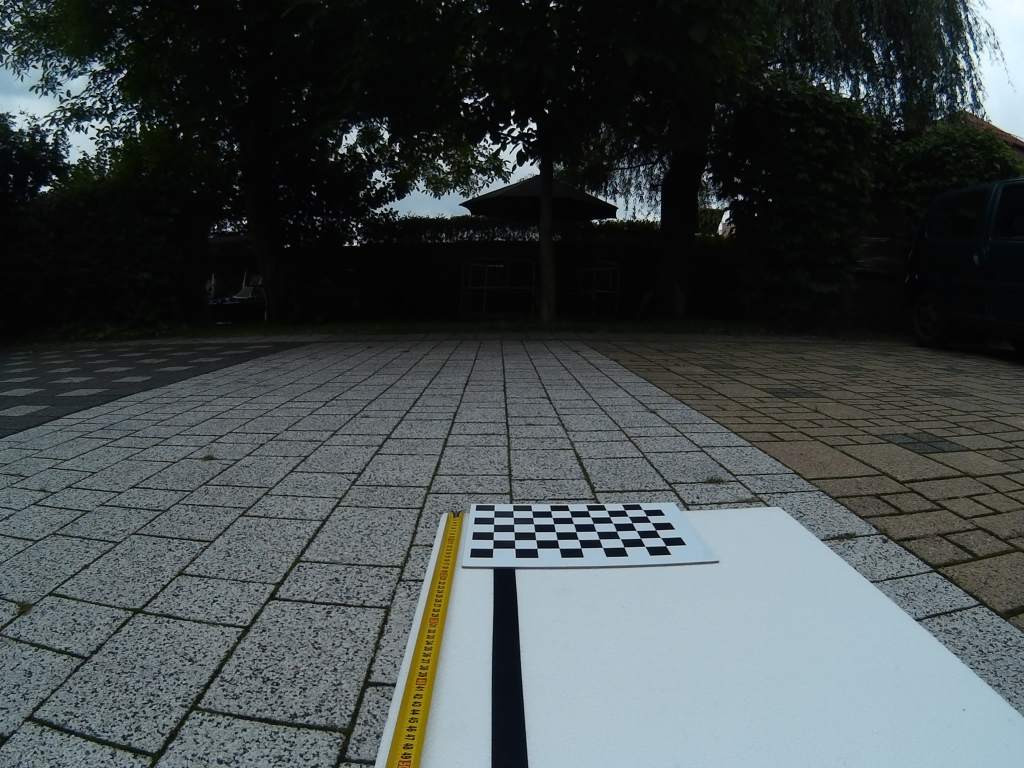
#> input picture openCV/single/HD_18_chess.JPG, 2048 x 1536 px (shown at 1/2 size)
$ python poseEstim.py   (Python 2 division)
#> lines starting #> are read from the running program, lines starting #| are printed output that depends on the picture; after the words box and inside, x2 and y2 are one past the last pixel; in counts of white or black regions, pixels touching at a corner belong together; long printed decimals are rounded
import cv2
import numpy as np
import glob
import math


with np.load('./output/camera_coeffs.npz') as X:
#> (reads openCV/output/camera_coeffs.npz from the repository)
	mtx, dist, _, _ = [X[i] for i in ('arr_0','arr_1','arr_2','arr_3')]

#print('camera matrix:',mtx)
#print('distortion coefficients:', dist)


# function for drawing 3D Axis
def draw(img, corners, imgpts):
	corner = tuple(corners[0].ravel())
	img = cv2.line(img, corner, tuple(imgpts[0].ravel()), (255,0,0), 5)
	img = cv2.line(img, corner, tuple(imgpts[1].ravel()), (0,255,0), 5)
	img = cv2.line(img, corner, tuple(imgpts[2].ravel()), (0,0,255), 5)
	return img


criteria = (cv2.TERM_CRITERIA_EPS + cv2.TERM_CRITERIA_MAX_ITER, 30, 0.001)
objp = np.zeros((6*9,3), np.float32)
objp[:,:2] = np.mgrid[0:9,0:6].T.reshape(-1,2)
axis = np.float32([[3,0,0], [0,3,0], [0,0,-3]]).reshape(-1,3)


# Loading of image

fname = './single/HD_18_chess.JPG'
#fname = './single/HD_18_im6.jpg'

img = cv2.imread(fname)
#> img is the input picture: shape (1536, 2048, 3); mean B, G, R 74.8, 74, 67

gray = cv2.cvtColor(img,cv2.COLOR_BGR2GRAY)
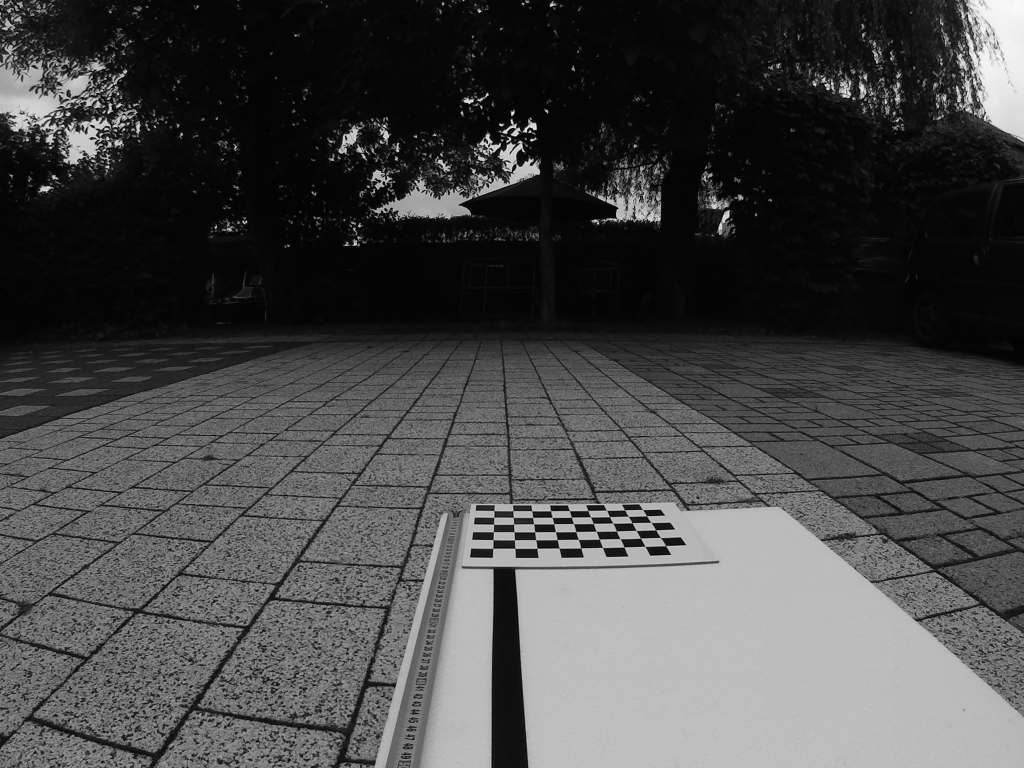
#> gray: shape (1536, 2048) (shown at 1/2 size); min 0, max 254, mean 72
ret, corners = cv2.findChessboardCorners(gray, (9,6),None)
#> ret = True; corners = 54 rows, first 8: [988.5, 1021.4], [1026.5, 1021.7], [1064, 1022], [1101.7, 1022], [1139.1, 1021.7], [1176.3, 1021.4], [1212, 1020.6], [1249.4, 1020.2]


if ret == True:
	corners2 = cv2.cornerSubPix(gray,corners,(11,11),(-1,-1),criteria)
#> corners2 = 54 rows, first 8: [988.7, 1017.5], [1025.7, 1014.6], [1063.8, 1020.2], [1100.9, 1017.9], [1138.8, 1020.5], [1174.3, 1016.5], [1213, 1020], [1246.1, 1013.8]

        # Find the rotation and translation vectors.
	ret, rvecs, tvecs= cv2.solvePnP(objp, corners2, mtx, dist)
#> rvecs = [-1.41, 0.00532, 0.0176]; tvecs = [0.215, 6.41, 31.75]

	print('rotation:', rvecs)
#| rotation: [[-1.408]
#|  [ 0.005319]
#|  [ 0.0176]]
	print('translation:', tvecs*26)
#| translation: [[  5.598]
#|  [166.535]
#|  [825.577 ]]

        # project 3D points to image plane
	imgpts, jac = cv2.projectPoints(axis, rvecs, tvecs, mtx, dist)
#> imgpts = [[1101.3, 1019.9], [987.1, 1063], [989.2, 910.8]]
	img = draw(img,corners2,imgpts)
#> in draw, `corner = tuple(corners[0].ravel())`: corner = (988.7, 1017.5)
#> in draw, `img = cv2.line(img, corner, tuple(imgpts[0].ravel()), (255,0,0), 5)`: img: shape (1536, 2048, 3); 0.03% of pixels changed, all inside (x1, y1, x2, y2) = (985, 1014, 1105, 1023)
#> in draw, `img = cv2.line(img, corner, tuple(imgpts[1].ravel()), (0,255,0), 5)`: img: shape (1536, 2048, 3); mean B, G, R 74.8, 74, 67
#> in draw, `img = cv2.line(img, corner, tuple(imgpts[2].ravel()), (0,0,255), 5)`: img: shape (1536, 2048, 3); mean B, G, R 74.8, 74, 67
	cv2.imshow('img',img)
	cv2.imwrite('./output/localAxis.png', img)
	k = cv2.waitKey(0) & 0xFF
#> (key Esc is pressed here)
	if k == ord('s'):
		cv2.imwrite(fname[:6]+'.png', img)
'''

# Find the rotation and translation vectors.
corners2 = cv2.cornerSubPix(gray,corners,(26,26),(-1,-1),criteria)
ret, rvecs, tvecs = cv2.solvePnP(objp, corners2, mtx, dist)
print('translation:', tvecs)
'''
cv2.destroyAllWindows()


# Trying of desired camera coords computing

pi=3.14
A=rvecs[0]
#> A = [-1.41]
B=rvecs[1]
#> B = [0.00532]
C=-rvecs[2]
#> C = [-0.0176]


# Rotation matrix from rotation vect.

R = np.array([[ math.cos(C)*math.cos(B), 	-math.sin(C)*math.cos(A)+math.cos(C)*math.sin(B)*math.sin(A) , 		math.sin(C)*math.sin(A) + math.cos(C)*math.sin(B)*math.cos(A)],
                  [ math.sin(C)*math.cos(B) , 	math.cos(C)*math.cos(A)+math.sin(C)*math.sin(B)*math.sin(A)  , 	-math.cos(C)*math.sin(A)+math.sin(C)*math.sin(B)*math.cos(A)],
                  [ -math.sin(B),  	math.cos(B)*math.sin(A) , 	math.cos(B)*math.cos(A)]])
#> R = [[1, -0.0024, 0.0182], [-0.0176, 0.162, 0.987], [-0.00532, -0.987, 0.162]]


R = np.transpose(R)
#> R = [[1, -0.0176, -0.00532], [-0.0024, 0.162, -0.987], [0.0182, 0.987, 0.162]]
b = np.array([52, 52, -104])

coords = b.dot(R)
#> coords = [49.97, -95.11, -68.41]
coords[0] += tvecs[0]*26
coords[1] += tvecs[1]*26
coords[2] += tvecs[2]*26

print ('coords in camera axis',coords)
#| coords in camera axis [ 55.570  71.423 757.162]


# Last step - computing coords of point in NED coords according to camera

# GLOBAL_POSITION_INT ( #33 )  gives information about vehicle heading -
#                              (yaw angle) in degrees * 100, 0.0..359.99 degrees

hdg = 3000  	 # heading

teta= hdg/100*2*pi/360

print teta

R= np.array([[np.cos(teta),    0    , np.sin(teta)],
            [    0       ,    1    ,       0     ],
            [ -np.sin(teta),  0    , np.cos(teta)]])

R = np.transpose(R)
NEDPose=coords.dot(R)
#> NEDPose = [426.5, 71.42, 628.1]

print ('NED',NEDPose)
#| NED [426.539  71.423 628.050 ]
